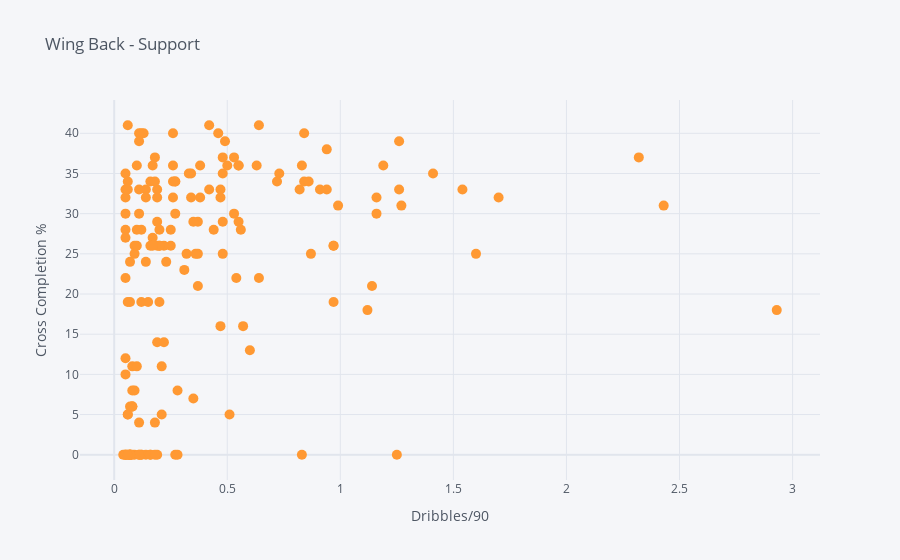

Write notebook code for a chart like this one.
### Code cell
df.iplot(kind='scatter',x='DrbPG',y='Cr C/A',
           mode='markers',text='Name',size=10,
          xTitle='Dribbles/90',yTitle='Cross Completion %',title='Wing Back - Support')

### Figure 1 — Plotly figure (JSON) as saved in the notebook; plotly's stock layout.template omitted (floating-point values rounded to 4 significant figures; data arrays with more than 128 entries replaced by an {"elided": "..."} marker saying what was removed)
{"data": [{"line": {"color": "rgba(255, 153, 51, 1.0)", "dash": "solid", "shape": "linear", "width": 1.3}, "marker": {"size": 10, "symbol": "circle"}, "mode": "markers", "name": "Cr C/A", "text": {"elided": "272 str values"}, "type": "scatter", "x": {"elided": "272 str values"}, "y": {"elided": "272 str values"}}], "layout": {"legend": {"bgcolor": "#F5F6F9", "font": {"color": "#4D5663"}}, "paper_bgcolor": "#F5F6F9", "plot_bgcolor": "#F5F6F9", "title": {"font": {"color": "#4D5663"}, "text": "Wing Back - Support"}, "xaxis": {"gridcolor": "#E1E5ED", "showgrid": true, "tickfont": {"color": "#4D5663"}, "title": {"font": {"color": "#4D5663"}, "text": "Dribbles/90"}, "zerolinecolor": "#E1E5ED"}, "yaxis": {"gridcolor": "#E1E5ED", "showgrid": true, "tickfont": {"color": "#4D5663"}, "title": {"font": {"color": "#4D5663"}, "text": "Cross Completion %"}, "zerolinecolor": "#E1E5ED"}}}
